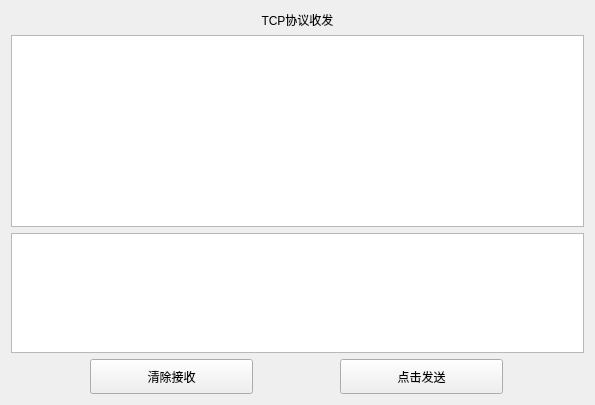
          <widget class="QWidget" name="tab_5">
           <attribute name="title">
            <string>TCP</string>
           </attribute>
           <layout class="QVBoxLayout" name="verticalLayout_9">
            <item>
             <widget class="QLabel" name="label_17">
              <property name="text">
               <string>TCP协议收发</string>
              </property>
              <property name="alignment">
               <set>Qt::AlignCenter</set>
              </property>
             </widget>
            </item>
            <item>
             <widget class="QPlainTextEdit" name="ptedit_TcpRec"/>
            </item>
            <item>
             <widget class="QPlainTextEdit" name="ptedit_TcpSen">
              <property name="maximumSize">
               <size>
                <width>16777215</width>
                <height>120</height>
               </size>
              </property>
             </widget>
            </item>
            <item>
             <layout class="QHBoxLayout" name="horizontalLayout_7" stretch="0,20,10,20,10">
              <item>
               <spacer name="horizontalSpacer_13">
                <property name="orientation">
                 <enum>Qt::Horizontal</enum>
                </property>
                <property name="sizeHint" stdset="0">
                 <size>
                  <width>79</width>
                  <height>20</height>
                 </size>
                </property>
               </spacer>
              </item>
              <item>
               <widget class="QPushButton" name="pbtn_TcpClear">
                <property name="minimumSize">
                 <size>
                  <width>0</width>
                  <height>35</height>
                 </size>
                </property>
                <property name="baseSize">
                 <size>
                  <width>0</width>
                  <height>0</height>
                 </size>
                </property>
                <property name="text">
                 <string>清除接收</string>
                </property>
               </widget>
              </item>
              <item>
               <spacer name="horizontalSpacer_14">
                <property name="orientation">
                 <enum>Qt::Horizontal</enum>
                </property>
                <property name="sizeHint" stdset="0">
                 <size>
                  <width>118</width>
                  <height>20</height>
                 </size>
                </property>
               </spacer>
              </item>
              <item>
               <widget class="QPushButton" name="pbtn_TcpSend">
                <property name="minimumSize">
                 <size>
                  <width>0</width>
                  <height>35</height>
                 </size>
                </property>
                <property name="text">
                 <string>点击发送</string>
                </property>
               </widget>
              </item>
              <item>
               <spacer name="horizontalSpacer_15">
                <property name="orientation">
                 <enum>Qt::Horizontal</enum>
                </property>
                <property name="sizeHint" stdset="0">
                 <size>
                  <width>210</width>
                  <height>20</height>
                 </size>
                </property>
               </spacer>
              </item>
             </layout>
            </item>
           </layout>
          </widget>
